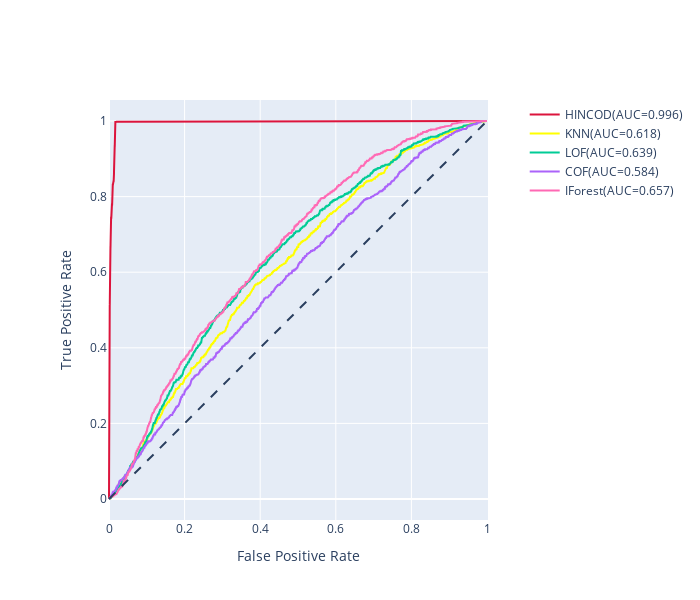

Here is the notebook cell this chart was saved with:
### Code cell
#ROC analysis
import plotly.graph_objects as go

fig = go.Figure()
fig.add_shape(
    type='line', line=dict(dash='dash'),
    x0=0, x1=1, y0=0, y1=1)

fig.add_trace(go.Scatter(x=fpr, y=tpr, name=f'HINCOD(AUC={auc(fpr, tpr):.3f})', mode='lines',marker_color='crimson'))
fig.add_trace(go.Scatter(x=fpr_kn, y=tpr_kn, name=f'KNN(AUC={auc(fpr_kn, tpr_kn):.3f})', mode='lines',marker_color='yellow'))
fig.add_trace(go.Scatter(x=fpr_lf, y=tpr_lf, name=f'LOF(AUC={auc(fpr_lf, tpr_lf):.3f})', mode='lines'))
fig.add_trace(go.Scatter(x=fpr_cf, y=tpr_cf, name=f'COF(AUC={auc(fpr_cf, tpr_cf):.3f})', mode='lines'))
fig.add_trace(go.Scatter(x=fpr_if, y=tpr_if, name=f'IForest(AUC={auc(fpr_if, tpr_if):.3f})', mode='lines',marker_color='hotpink'))



fig.update_layout(
    xaxis_title='False Positive Rate',
    yaxis_title='True Positive Rate',
    yaxis=dict(scaleanchor="x", scaleratio=1),
    xaxis=dict(constrain='domain'),
    width=700, height=600)
fig.show()

### Figure 1 — Plotly figure (JSON) as saved in the notebook; plotly's stock layout.template omitted (floating-point values rounded to 4 significant figures; data arrays with more than 128 entries replaced by an {"elided": "..."} marker saying what was removed)
{"data": [{"marker": {"color": "crimson"}, "mode": "lines", "name": "HINCOD(AUC=0.996)", "type": "scatter", "x": {"elided": "1456 float values"}, "y": {"elided": "1456 float values"}}, {"marker": {"color": "yellow"}, "mode": "lines", "name": "KNN(AUC=0.618)", "type": "scatter", "x": {"elided": "1971 float values"}, "y": {"elided": "1971 float values"}}, {"mode": "lines", "name": "LOF(AUC=0.639)", "type": "scatter", "x": {"elided": "1890 float values"}, "y": {"elided": "1890 float values"}}, {"mode": "lines", "name": "COF(AUC=0.584)", "type": "scatter", "x": {"elided": "1895 float values"}, "y": {"elided": "1895 float values"}}, {"marker": {"color": "hotpink"}, "mode": "lines", "name": "IForest(AUC=0.657)", "type": "scatter", "x": {"elided": "1868 float values"}, "y": {"elided": "1868 float values"}}], "layout": {"height": 600, "shapes": [{"line": {"dash": "dash"}, "type": "line", "x0": 0, "x1": 1, "y0": 0, "y1": 1}], "width": 700, "xaxis": {"constrain": "domain", "title": {"text": "False Positive Rate"}}, "yaxis": {"scaleanchor": "x", "scaleratio": 1, "title": {"text": "True Positive Rate"}}}}
